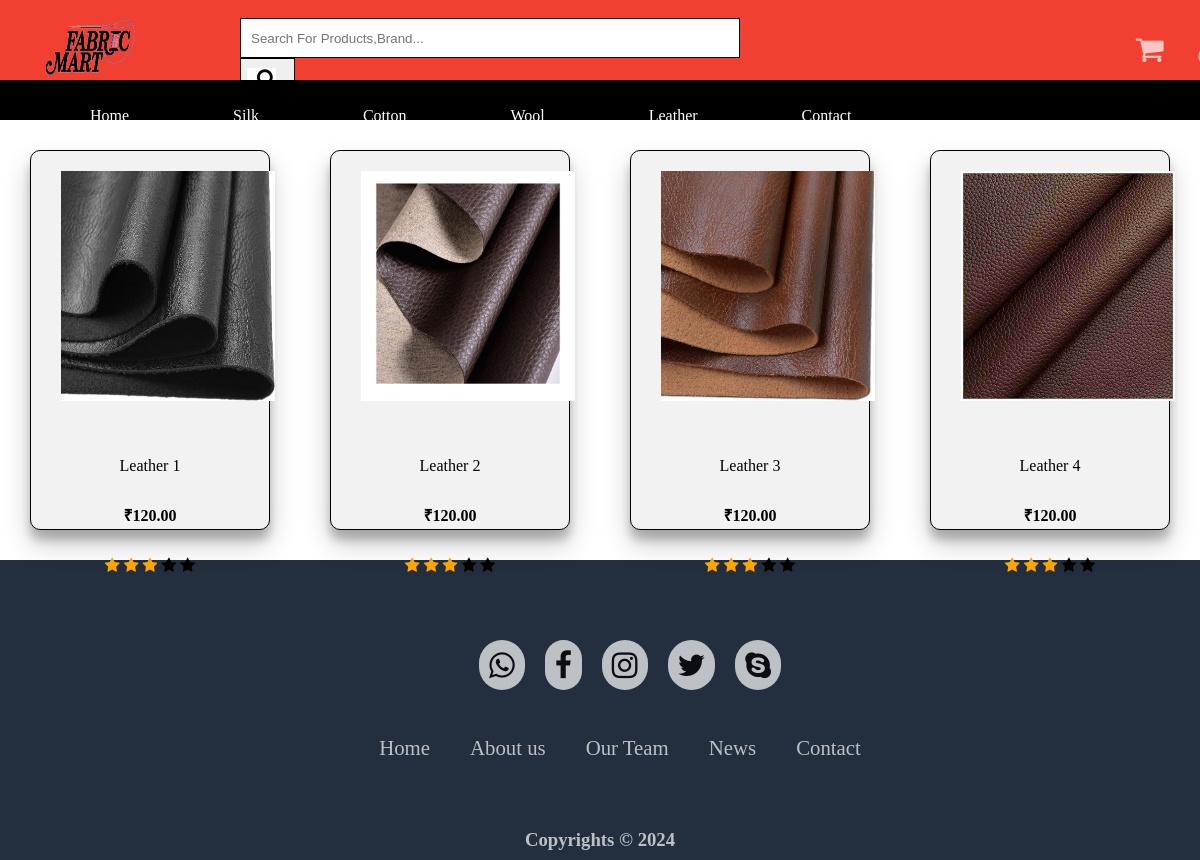
Page /leather.php on the committed database.
### tables this page shows
CREATE TABLE `products` (
  `id` int(11) NOT NULL,
  `name` varchar(255) NOT NULL,
  `image` longblob DEFAULT NULL,
  `price` decimal(10,2) NOT NULL,
  `category_id` int(11) NOT NULL
);

### leather.php (the view, shortened to what this page needs)
<?php
include "header.php";
?>
<html>
<head>
<link rel="stylesheet" href="index.css">
</head>
<body>
<article id="container1">
 <?php
        include "admin/connection.php";
        $sql = "select * from products where id and category_id=4" ;
        $run = mysqli_query($conn, $sql);
        $id= 1;
        while($row = mysqli_fetch_array($run))
        {
            $uid = $row['id'];
            $name = $row['name'];
            $price = $row['price'];
	     	$image=$row['image'];
           ?>
<div class="card1">
<div class="image">
<a href='order.php?order=<?php echo $uid ?>'>
<img src="admin/uploads/<?php echo $image?>" class="img1">
</div>
<div class="product-name">
<p><span><?php echo $name ?><span> </p>
<p><span class="offer">₹<?php echo $price ?></span></p>
<p><span class="fa fa-star checked"></span>
<span class="fa fa-star checked"></span>
<span class="fa fa-star checked"></span>
<span class="fa fa-star"></span>
<span class="fa fa-star"></span></p>
</div>
</div>
	<?php $id++; } ?>
</article>
<?php
include "footer.php";
?>
</body>
</html>

### index.css (style rules this page uses)
html,body { width: 100%; height: 100%; padding: 0px; margin: 0px; overflow-x: hidden; }
article { width:100%; height:auto; }
#container1 { width:100%; display:flex; justify-content:center; align-items:center; }
.card1 { width:21%; display:block; border:1px solid black; margin:30px; height:380px; border-radius:10px; box-sizing:border-box; box-shadow:0 14px 28px rgba(0,0,0,0.2), 0 10px 10px rgba(0,0,0,0.22); cursor:pointer; transition:.4s; background:#f2f2f2; }
#container1 a { text-decoration:none; color:black; }
article .img1 { width:90%; height:230px; padding-left:30px; padding-top:20px; }
.product-name { display:block; text-align:center; padding-top:40px; }
.offer { font-weight:bold; line-height:50px; }
.checked { color:orange; }

### rows in the picture
products: image (picture), name "Leather 1", price "120.00"
products: image (picture), name "Leather 2", price "120.00"
products: image (picture), name "Leather 3", price "120.00"
products: image (picture), name "Leather 4", price "120.00"
